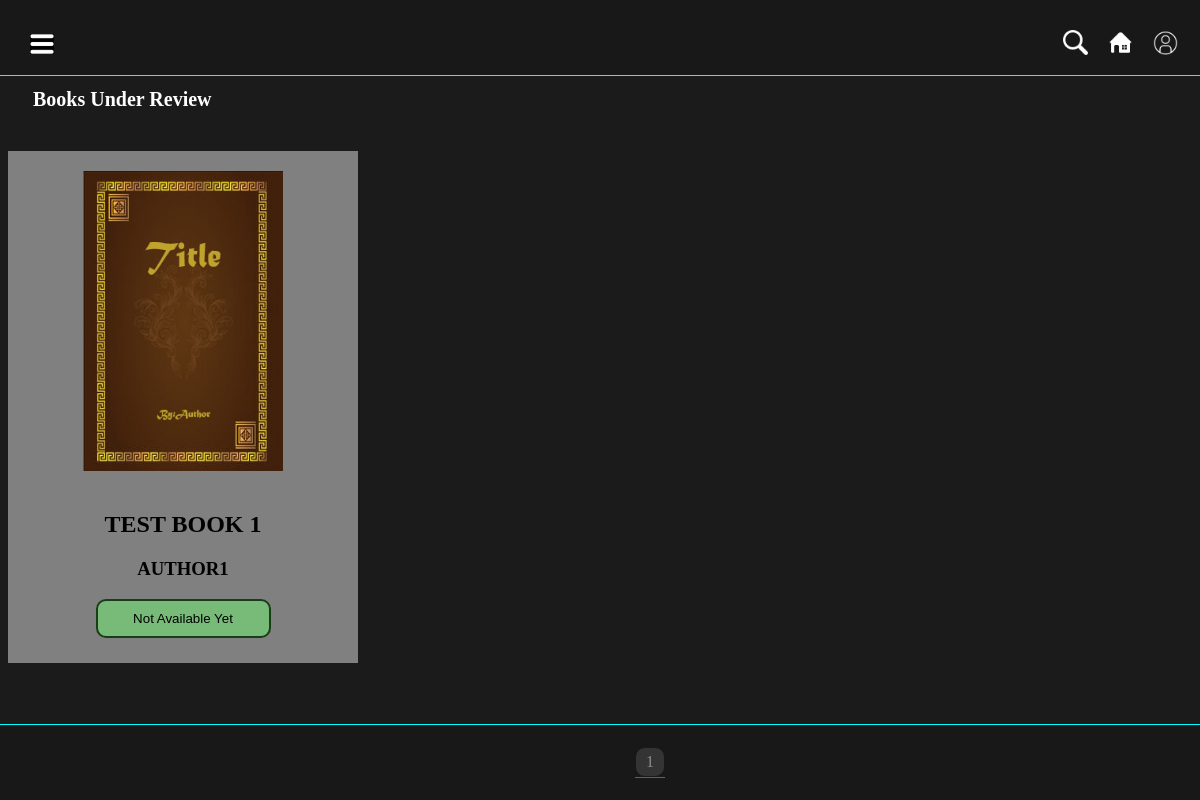
The app's page /roles/booksunderreview.php (signed in) with its own data.
### tables this page shows
CREATE TABLE `req` (
  `id` bigint(20) NOT NULL,
  `title` varchar(255) NOT NULL,
  `cover` varchar(255) DEFAULT NULL,
  `author` varchar(255) NOT NULL,
  `genre` varchar(100) DEFAULT NULL,
  `description` text DEFAULT NULL,
  `file_path` varchar(255) DEFAULT NULL,
  `status` enum('pending','approved','declined') NOT NULL DEFAULT 'pending'
);

### roles/search.php (the view, shortened to what this page needs)
<?php
    require $_SERVER['DOCUMENT_ROOT']."/pustakalaya/ud_functions.php";
    require $_SERVER['DOCUMENT_ROOT']."/pustakalaya/db.php";
function search($searchquery,$page,$db){
    if($db != ""){
        $db="req";
    }else{
        $db="books";
    }
    global $conn;
    $offset = 4* ((int)$page-1);
    $searchquery=['query' => $searchquery];
    if(validateuip($searchquery)){
        $searchquery= $searchquery['query'];
        $sql = "SELECT id, title, cover ,author, genre, description, file_path  FROM $db
        WHERE title LIKE '%$searchquery%'
           OR author LIKE '%$searchquery%'
           OR genre LIKE '%$searchquery%'
           OR description LIKE '%$searchquery%'
           ORDER BY title ASC
           LIMIT 4 OFFSET $offset";
        $result = mysqli_query($conn,$sql);
        $numrow=mysqli_num_rows($result);
        if($numrow == 0){
            $message = "No results for ' ". $searchquery ." '.";
            echo"<p id='message'> ".$message."</p> ";
            $message = "";
        } else{
            echo"<div class='container'>";
            while($book = mysqli_fetch_assoc($result)){
                if($book['cover'] == NULL){
                    $cover = "/pustakalaya/defaults/cover.jpg";
                }else{
                    $cover = $book['cover'];
                }
                echo "<div class='bookcard' id=".$book['id'].">
                    <a style='all:unset;cursor:pointer;' href='/pustakalaya/roles/book.php?id=". $book['id'] ."&from=".$db."'>
                    <img src='" . $cover . "'>
                    <center><h2>" . $book['title'] . "</h2>
                    <h3>" . $book['author'] . "</h3>";
                    if ($book['file_path'] == NULL) {
                            echo "</a><button id='read' style=' z-index:99; cursor:not-allowed; background-color:rgb(120, 187, 120);'>Not Available Yet</button>";
                    } else {
                        echo "</a><button style='z-index:99;' id='read' onclick=\"window.location.href='/pustakalaya/books/" . $book['file_path'] . "'\">Read Here</button>";
                    }
                echo "</div>";
            }$message = "";
            echo"</div>";
        }
        $sql = "
        SELECT id, title, cover ,author, genre, description, file_path FROM $db
        WHERE title LIKE '%$searchquery%'
           OR author LIKE '%$searchquery%'
           OR genre LIKE '%$searchquery%'
           OR description LIKE '%$searchquery%'
           ORDER BY title ASC";
        $totalnumrow=mysqli_num_rows(mysqli_query($conn,$sql));
    }
    return $totalnumrow;
}
?>

### dashstyle.css (style rules this page uses)
body { background-color: rgb(27, 27, 27); margin-right: 5%; }
a { text-decoration: none; border-bottom: 1px solid rgb(97, 97, 97); color: white; }
.container { position: absolute; display: flex; flex-wrap: wrap; padding: 100 0 0 0px; gap: 25px; justify-content: space-evenly; z-index: 1; }
.bookcard { display: block; position: relative; padding-bottom: 25px; background-color: grey; width: 350px; text-align: center; }
.bookcard img { margin: 20px 0px; max-width: 200px; height: 300; }
#read { position: relative; width:50%; padding:10px; border-radius: 10px; border:2px solid rgb(24, 61, 24); background-color:rgb(52, 159, 52); cursor:pointer; }

### records on screen
req: cover (picture), title "TEST BOOK 1", author "AUTHOR1", shows "Not Available Yet"
